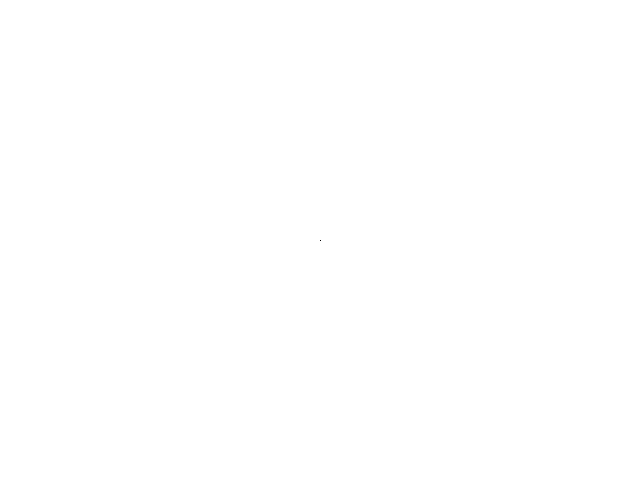
Frame 1 (no input)
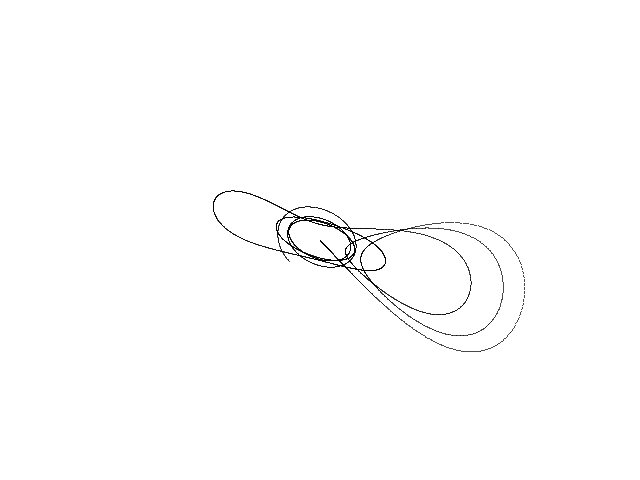
Frame 60 (the mouse pressed at the canvas centre just before this capture)
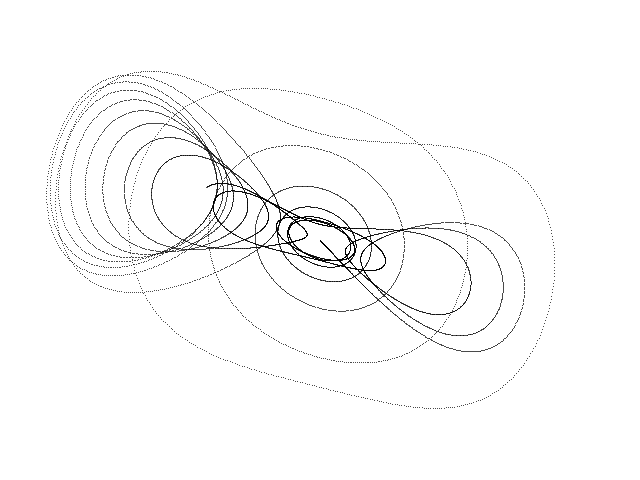
Frame 120 (the mouse held since frame 60 and released just before this capture)

The Processing sketch that drew these frames (run headless with seeded random() and noise(); from frame 60 on, the mouse is pressed at the canvas centre):

// Processing sketch: Dequan_Li
// ── Dequan_Li.pde
// Dequan-Li chaotic attractor //

  float x = 0.349;
  float y = 0.0;
  float z = -0.16;
  float dt = 0.0002;
  float a = 40.0;
  float c = 1.833;
  float d = 0.16;
  float e = 0.65;
  float k = 55.0;
  float f = 20.0;


void setup() {
  
  size(640, 480);
  background(255);
  
}

void draw() {
  
  for (int i=0; i<100; i++) {
    
    float nx = x;
    float ny = y;
    float nz = z;
        
    x = nx + dt * (a * (ny - nx) + d * nx * nz);
    y = ny + dt * (k * nx + f * ny - nx * nz);
    z = nz + dt * (c * nz + nx * ny - e * pow(nx, 2.0)); 
  
    point(320 + (2 * x), 240 + y);
        
  }

}
